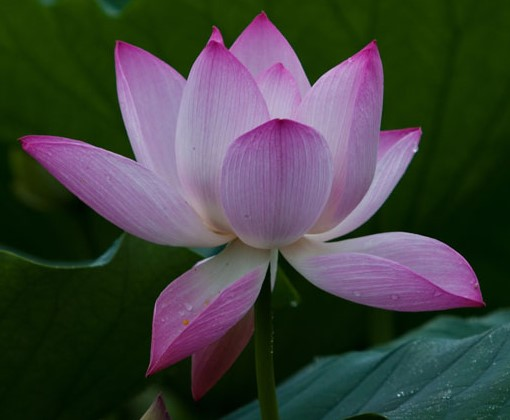
#> input picture Experiment/2026A/ImageProcessing/1/lotus.jpg, 510 x 420 px
$ python 1.py
#> lines starting #> are read from the running program, lines starting #| are printed output that depends on the picture
from pathlib import Path

import cv2
import numpy as np


INPUT_IMAGE_PATH = Path(__file__).with_name("lotus.jpg")
OUTPUT_DIR = Path(__file__).with_name("results")


def translate_image(image: np.ndarray, x_shift: int, y_shift: int) -> np.ndarray:
    """按照给定的水平、垂直位移平移图像，空白区域填充黑色。"""
    height, width = image.shape[:2]
    translation_matrix = np.array(
        [[1, 0, x_shift], [0, 1, y_shift]], dtype=np.float32
    )
    return cv2.warpAffine(
        image,
        translation_matrix,
        (width, height),
        borderMode=cv2.BORDER_CONSTANT,
        borderValue=(0, 0, 0),
    )


def resize_image(
    image: np.ndarray, scale: float, interpolation: int
) -> np.ndarray:
    """按照比例缩放图像。"""
    height, width = image.shape[:2]
    new_size = (max(1, int(width * scale)), max(1, int(height * scale)))
    return cv2.resize(image, new_size, interpolation=interpolation)


def rotate_image(
    image: np.ndarray, angle: float, center: tuple[float, float] | None = None
) -> np.ndarray:
    """绕指定中心旋转图像，输出尺寸与输入相同。"""
    height, width = image.shape[:2]
    if center is None:
        center = (width / 2, height / 2)
    rotation_matrix = cv2.getRotationMatrix2D(center, angle, 1.0)
    return cv2.warpAffine(
        image,
        rotation_matrix,
        (width, height),
        borderMode=cv2.BORDER_CONSTANT,
        borderValue=(0, 0, 0),
    )


def save_results(image: np.ndarray, output_dir: Path) -> list[Path]:
    """执行实验中的各项变换，并保存结果图像。"""
    output_dir.mkdir(parents=True, exist_ok=True)
    height, width = image.shape[:2]
    center = (width / 2, height / 2)

    gray_image = cv2.cvtColor(image, cv2.COLOR_BGR2GRAY)
    translated_image = translate_image(image, x_shift=80, y_shift=50)
    nearest_image = resize_image(
        image, scale=1.5, interpolation=cv2.INTER_NEAREST
    )
    bilinear_image = resize_image(
        image, scale=1.5, interpolation=cv2.INTER_LINEAR
    )
    rotated_image = rotate_image(image, angle=30, center=center)

    results = {
        "original.jpg": image,
        "gray.jpg": gray_image,
        "translated.jpg": translated_image,
        "scaled_nearest.jpg": nearest_image,
        "scaled_bilinear.jpg": bilinear_image,
        "rotated.jpg": rotated_image,
    }
    saved_paths = []
    for filename, result in results.items():
        path = output_dir / filename
        if not cv2.imwrite(str(path), result):
            raise OSError(f"无法写入结果图像：{path}")
        saved_paths.append(path)
    return saved_paths


def main() -> None:
    image = cv2.imread(str(INPUT_IMAGE_PATH), cv2.IMREAD_COLOR)
#> image is the input picture: shape (420, 510, 3); mean B, G, R 62.9, 67.2, 64.7
    if image is None:
        raise FileNotFoundError(f"无法读取输入图像：{INPUT_IMAGE_PATH}")

    saved_paths = save_results(image, OUTPUT_DIR)
#> in save_results, `gray_image = cv2.cvtColor(image, cv2.COLOR_BGR2GRAY)`:
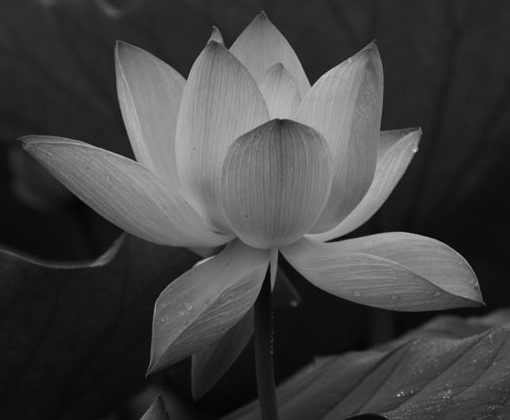
#> gray_image: shape (420, 510); min 2, max 210, mean 66
#> in translate_image, `return cv2.warpAffine( image, translation_matrix, (width, height), bor..`:
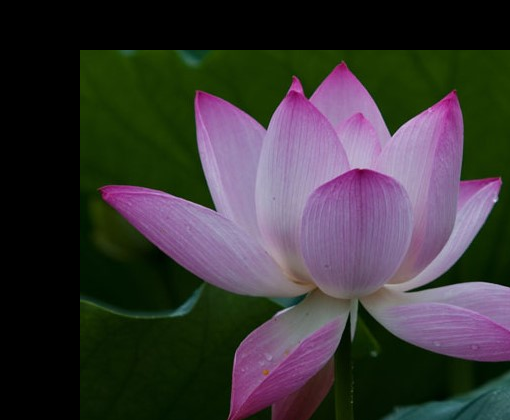
#> returned value: shape (420, 510, 3); mean of channels 0, 1, 2 55, 54.7, 57.8; drawn as B, G, R
#> in rotate_image, `return cv2.warpAffine( image, rotation_matrix, (width, height), border..`:
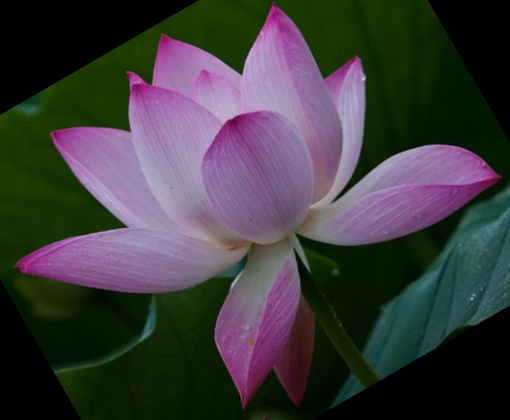
#> returned value: shape (420, 510, 3); mean of channels 0, 1, 2 60.6, 59.4, 61.1; drawn as B, G, R
#> the loop in save_results, `for filename, result in results.items():` made 6 passes
#> filename on passes 1 to 6: 'original.jpg', 'gray.jpg', 'translated.jpg', 'scaled_nearest.jpg', 'scaled_bilinear.jpg', 'rotated.jpg'
#> after the loop in save_results, `for filename, result in results.items():`: saved_paths = 6 items
#> saved_paths = 6 items
    print(f"输入图像：{INPUT_IMAGE_PATH}")
    print(f"结果目录：{OUTPUT_DIR}")
    print("已生成：")
    for path in saved_paths:
        print(f"  {path.name}")
#> this loop made 6 passes
#|   original.jpg
#|   gray.jpg
#|   translated.jpg
#|   scaled_nearest.jpg
#|   scaled_bilinear.jpg
#|   rotated.jpg


if __name__ == "__main__":
    main()

$ run again, with Experiment/2026A/ImageProcessing/1/peppers.jpg copied over Experiment/2026A/ImageProcessing/1/lotus.jpg
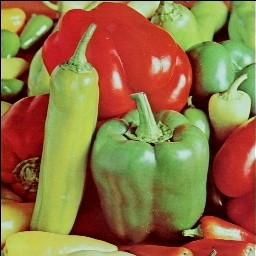
#> input picture Experiment/2026A/ImageProcessing/1/peppers.jpg, 256 x 256 px
#> in main, image is the input picture: shape (256, 256, 3); mean B, G, R 65.2, 113.1, 144.3
#> in save_results, `gray_image = cv2.cvtColor(image, cv2.COLOR_BGR2GRAY)`:
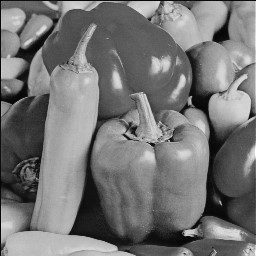
#> gray_image: shape (256, 256); min 1, max 254, mean 117
#> in rotate_image, `return cv2.warpAffine( image, rotation_matrix, (width, height), border..`:
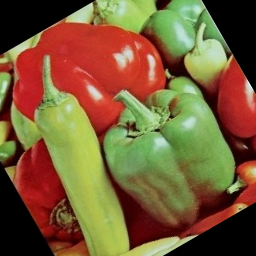
#> returned value: shape (256, 256, 3); mean of channels 0, 1, 2 53.8, 92, 120.3; drawn as B, G, R
#> the loop in save_results, `for filename, result in results.items():` made 6 passes
#> filename on passes 1 to 6: 'original.jpg', 'gray.jpg', 'translated.jpg', 'scaled_nearest.jpg', 'scaled_bilinear.jpg', 'rotated.jpg'
#> after the loop in save_results, `for filename, result in results.items():`: saved_paths = 6 items
#> the loop in main, `for path in saved_paths:` made 6 passes
#|   original.jpg
#|   gray.jpg
#|   translated.jpg
#|   scaled_nearest.jpg
#|   scaled_bilinear.jpg
#> (further printed lines are left out)
